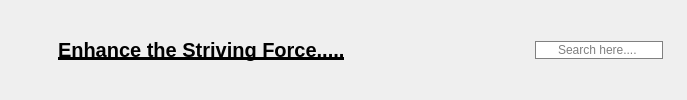
         <widget class="QWidget" name="header_widget" native="true">
          <layout class="QHBoxLayout" name="horizontalLayout_5">
           <item>
            <layout class="QHBoxLayout" name="horizontalLayout_4">
             <property name="spacing">
              <number>10</number>
             </property>
             <property name="leftMargin">
              <number>5</number>
             </property>
             <item>
              <widget class="QPushButton" name="menu">
               <property name="maximumSize">
                <size>
                 <width>52</width>
                 <height>42</height>
                </size>
               </property>
               <property name="styleSheet">
                <string notr="true">border:none;</string>
               </property>
               <property name="text">
                <string/>
               </property>
               <property name="icon">
                <iconset resource="resources.qrc">
                 <normaloff>:/images/menu.ico</normaloff>:/images/menu.ico</iconset>
               </property>
               <property name="iconSize">
                <size>
                 <width>35</width>
                 <height>35</height>
                </size>
               </property>
               <property name="checkable">
                <bool>true</bool>
               </property>
              </widget>
             </item>
             <item>
              <widget class="QLabel" name="label">
               <property name="font">
                <font>
                 <pointsize>15</pointsize>
                 <weight>75</weight>
                 <bold>true</bold>
                 <underline>true</underline>
                </font>
               </property>
               <property name="text">
                <string>Enhance the Striving Force.....</string>
               </property>
              </widget>
             </item>
            </layout>
           </item>
           <item>
            <spacer name="horizontalSpacer_3">
             <property name="orientation">
              <enum>Qt::Horizontal</enum>
             </property>
             <property name="sizeHint" stdset="0">
              <size>
               <width>184</width>
               <height>20</height>
              </size>
             </property>
            </spacer>
           </item>
           <item>
            <layout class="QHBoxLayout" name="horizontalLayout_3">
             <item>
              <widget class="QLineEdit" name="lineEdit">
               <property name="styleSheet">
                <string notr="true">QLineEdit{
	padding-left:20px;
	border:1px solid gray;
	border-radius:10px;
	color:black;
}</string>
               </property>
               <property name="text">
                <string/>
               </property>
               <property name="placeholderText">
                <string>Search here....</string>
               </property>
               <property name="clearButtonEnabled">
                <bool>true</bool>
               </property>
              </widget>
             </item>
             <item>
              <widget class="QLabel" name="label_7">
               <property name="maximumSize">
                <size>
                 <width>32</width>
                 <height>32</height>
                </size>
               </property>
               <property name="text">
                <string/>
               </property>
               <property name="pixmap">
                <pixmap resource="resources.qrc">:/images/search.ico</pixmap>
               </property>
               <property name="scaledContents">
                <bool>true</bool>
               </property>
              </widget>
             </item>
            </layout>
           </item>
          </layout>
         </widget>
